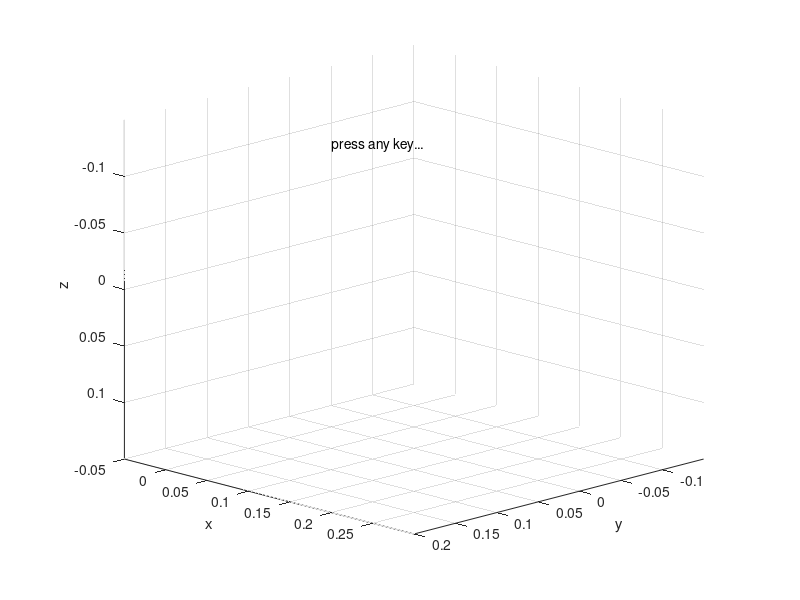

This figure's MATLAB source: (Note: this script raises an error after producing the figure.)
% test plotting routines. requries MLV kinematics toolbox

hold on; 
light;
axis equal;
grid on;
set( gca, 'ZDir', 'reverse', 'YDir', 'reverse' );  % NASA convention
xlim([-0.05,0.3]);
ylim([-0.15,0.2]);
zlim([-0.15,0.15]);
xlabel('x');
ylabel('y');
zlabel('z');
text( 0, 0, -0.1, 'press any key...');
view( 45, 15 );

P = diag([220,1,1]);
pose = zeros(6,1);
cfpose = pose+[0;0;0.05;0;0;0];
nposes = 15;
dpose = [0;0.05;0;0;0; -2*pi/nposes]; % delta pose

plot_robot( pose, 0.1 );
fprintf('drew a robot... ish... thing\npress a button to continue...');

waitforbuttonpress;

plot_camera( 1,1, pose, 2 ); % demonstrats scale factor

h = [ plot_camera( 1,1, pose )...
      plot_cf( cfpose, 0.03 ) ...
	  plot_3d_gaussian(cfpose(1:3), P, 0.005, 'm' ) ];
h = [ h plot_camera( 1,1, pose )...
        plot_cf( cfpose, 0.03 ) ...
		plot_3d_gaussian(cfpose(1:3), P, 0.005, 'm') ];

for( t=1:nposes )
	h = [ h plot_camera( 1,1, pose )...
	        plot_cf( cfpose, 0.03 ) ...
			plot_3d_gaussian(cfpose(1:3), P, 0.005, 'm', 1 ) ];
	pose = compound_op( pose, dpose );
	cfpose = pose+[0;0;0.05;0;0;0];
	J = jac_compound_op( pose, dpose ); % used to project covariance
	P = J(4:6,4:6).'*P*J(4:6,4:6); % select right terms
	waitforbuttonpress;
	delete(h(1:3));
	h(1:3) = [];
end


